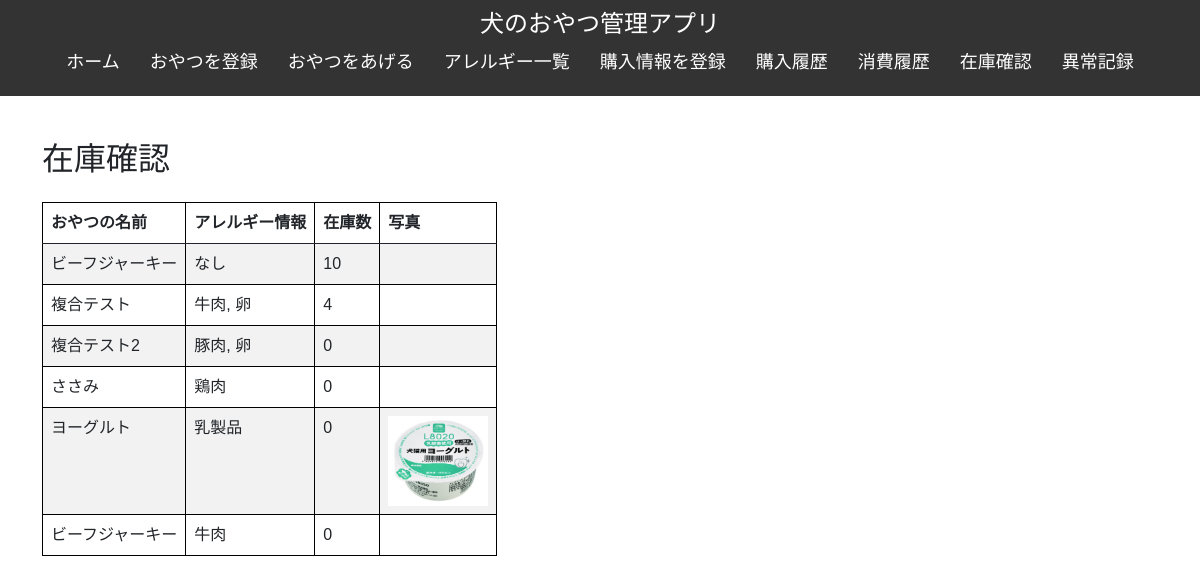
The app's page /stock with its own data.
### tables this page shows
CREATE TABLE "snacks" (
	"id"	INTEGER,
	"name"	TEXT NOT NULL,
	"description"	TEXT,
	"purchase_date"	TEXT,
	"allergy_id"	INTEGER,
	PRIMARY KEY("id" AUTOINCREMENT),
	FOREIGN KEY("allergy_id") REFERENCES "allergies"("id")
);

### app.py (the view)
@app.route('/stock')
def stock():
    conn = get_db_connection()
    snacks = conn.execute('''
        SELECT s.id, s.name,
                COALESCE(GROUP_CONCAT(a.name, ', '), 'なし') AS allergies,
                COALESCE(SUM(DISTINCT ph.quantity), 0) AS total_purchased,
                COALESCE(SUM(DISTINCT sg.quantity), 0) AS total_given,
                COALESCE(SUM(DISTINCT ph.quantity), 0, 0) - COALESCE(SUM(DISTINCT sg.quantity), 0) AS stock,
                REPLACE(REPLACE(COALESCE(GROUP_CONCAT(sp.photo_path),'' ), '\\', '/'), 'static/', '') AS photos
        FROM snacks s
        LEFT JOIN snack_allergies sa ON s.id = sa.snack_id
        LEFT JOIN allergies a ON sa.allergy_id = a.id
        LEFT JOIN purchase_history ph ON s.id = ph.snack_id
        LEFT JOIN snack_giving sg ON s.id = sg.snack_id
        LEFT JOIN snack_photos sp ON s.id = sp.snack_id
        GROUP BY s.id
    ''').fetchall()
    conn.close()
    return render_template('stock.html', snacks=snacks)

### app.py (called while the page is built)
def get_db_connection():
    conn = sqlite3.connect('dog_treats.db')
    conn.row_factory = sqlite3.Row
    return conn

### templates/stock.html (shortened to what this page needs)
{% extends 'base.html' %}
{% block content %}
    <div class="container my-4">
        <h2 class="mb-4">在庫確認</h2>
        <table class="table table-striped">
            <thead>
                <tr>
                    <th>おやつの名前</th>
                    <th>アレルギー情報</th>
                    <th>在庫数</th>
                    <th>写真</th>
                </tr>
            </thead>
            <tbody>
                {% for snack in snacks %}
                    <tr>
                        <td>{{ snack.name }}</td>
                        <td>{{ snack.allergies }}</td>
                        <td>{{ snack.stock }}</td>
                        <td>
                            {% if snack.photos %}
                                {% for photo in snack.photos.split(', ') %}
                                    <img src="{{ url_for('static', filename=photo) }}" alt="Snack Photo" style="max-width: 100px;">
                                {% endfor %}
                            {% endif %}
                        </td>
                    </tr>
                {% endfor %}
            </tbody>
        </table>
    </div>
{% endblock %}

### static/style.css (style rules this page uses)
body { font-family: Arial, sans-serif; }
table { width: 100%; border-collapse: collapse; margin-top: 20px; }
table, th, td { border: 1px solid black; }
th, td { padding: 10px; text-align: left; }
.table { width: auto; max-width: 100%; table-layout: fixed; }
.table td, .table th { white-space: nowrap; max-width: 300px; overflow: hidden; text-overflow: ellipsis; }

### records on screen
snacks: name "ビーフジャーキー", allergies "なし", stock "10"
snacks: name "複合テスト", allergies "牛肉, 卵", stock "4"
snacks: name "複合テスト2", allergies "豚肉, 卵", stock "0"
snacks: name "ささみ", allergies "鶏肉", stock "0"
snacks: name "ヨーグルト", allergies "乳製品", stock "0"
snacks: name "ビーフジャーキー", allergies "牛肉", stock "0"
